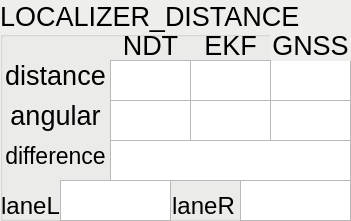
     <widget class="QGroupBox" name="gb2_localizer">
      <property name="enabled">
       <bool>true</bool>
      </property>
      <property name="geometry">
       <rect>
        <x>330</x>
        <y>0</y>
        <width>351</width>
        <height>221</height>
       </rect>
      </property>
      <property name="palette">
       <palette>
        <active>
         <colorrole role="Base">
          <brush brushstyle="SolidPattern">
           <color alpha="255">
            <red>255</red>
            <green>255</green>
            <blue>255</blue>
           </color>
          </brush>
         </colorrole>
         <colorrole role="Window">
          <brush brushstyle="SolidPattern">
           <color alpha="255">
            <red>238</red>
            <green>238</green>
            <blue>236</blue>
           </color>
          </brush>
         </colorrole>
        </active>
        <inactive>
         <colorrole role="Base">
          <brush brushstyle="SolidPattern">
           <color alpha="255">
            <red>255</red>
            <green>255</green>
            <blue>255</blue>
           </color>
          </brush>
         </colorrole>
         <colorrole role="Window">
          <brush brushstyle="SolidPattern">
           <color alpha="255">
            <red>238</red>
            <green>238</green>
            <blue>236</blue>
           </color>
          </brush>
         </colorrole>
        </inactive>
        <disabled>
         <colorrole role="Base">
          <brush brushstyle="SolidPattern">
           <color alpha="255">
            <red>238</red>
            <green>238</green>
            <blue>236</blue>
           </color>
          </brush>
         </colorrole>
         <colorrole role="Window">
          <brush brushstyle="SolidPattern">
           <color alpha="255">
            <red>238</red>
            <green>238</green>
            <blue>236</blue>
           </color>
          </brush>
         </colorrole>
        </disabled>
       </palette>
      </property>
      <property name="font">
       <font>
        <pointsize>20</pointsize>
       </font>
      </property>
      <property name="autoFillBackground">
       <bool>true</bool>
      </property>
      <property name="title">
       <string>LOCALIZER_DISTANCE</string>
      </property>
      <widget class="QLabel" name="lb2_angular">
       <property name="geometry">
        <rect>
         <x>0</x>
         <y>100</y>
         <width>111</width>
         <height>31</height>
        </rect>
       </property>
       <property name="font">
        <font>
         <pointsize>20</pointsize>
        </font>
       </property>
       <property name="text">
        <string>angular</string>
       </property>
       <property name="scaledContents">
        <bool>false</bool>
       </property>
       <property name="alignment">
        <set>Qt::AlignCenter</set>
       </property>
      </widget>
      <widget class="QLabel" name="lb2_ndt">
       <property name="geometry">
        <rect>
         <x>110</x>
         <y>30</y>
         <width>81</width>
         <height>31</height>
        </rect>
       </property>
       <property name="font">
        <font>
         <pointsize>20</pointsize>
        </font>
       </property>
       <property name="text">
        <string>NDT</string>
       </property>
       <property name="scaledContents">
        <bool>false</bool>
       </property>
       <property name="alignment">
        <set>Qt::AlignCenter</set>
       </property>
      </widget>
      <widget class="QTextEdit" name="tx2_gnss_distance">
       <property name="geometry">
        <rect>
         <x>270</x>
         <y>60</y>
         <width>81</width>
         <height>41</height>
        </rect>
       </property>
       <property name="font">
        <font>
         <pointsize>20</pointsize>
        </font>
       </property>
       <property name="autoFillBackground">
        <bool>true</bool>
       </property>
       <property name="lineWidth">
        <number>0</number>
       </property>
       <property name="verticalScrollBarPolicy">
        <enum>Qt::ScrollBarAlwaysOff</enum>
       </property>
       <property name="horizontalScrollBarPolicy">
        <enum>Qt::ScrollBarAlwaysOff</enum>
       </property>
       <property name="readOnly">
        <bool>true</bool>
       </property>
       <property name="textInteractionFlags">
        <set>Qt::TextSelectableByMouse</set>
       </property>
      </widget>
      <widget class="QTextEdit" name="tx2_ndt_angular">
       <property name="geometry">
        <rect>
         <x>110</x>
         <y>100</y>
         <width>81</width>
         <height>41</height>
        </rect>
       </property>
       <property name="font">
        <font>
         <pointsize>20</pointsize>
        </font>
       </property>
       <property name="autoFillBackground">
        <bool>true</bool>
       </property>
       <property name="lineWidth">
        <number>0</number>
       </property>
       <property name="verticalScrollBarPolicy">
        <enum>Qt::ScrollBarAlwaysOff</enum>
       </property>
       <property name="horizontalScrollBarPolicy">
        <enum>Qt::ScrollBarAlwaysOff</enum>
       </property>
       <property name="readOnly">
        <bool>true</bool>
       </property>
       <property name="textInteractionFlags">
        <set>Qt::TextSelectableByMouse</set>
       </property>
      </widget>
      <widget class="QTextEdit" name="tx2_ndt_distance">
       <property name="geometry">
        <rect>
         <x>110</x>
         <y>60</y>
         <width>81</width>
         <height>41</height>
        </rect>
       </property>
       <property name="font">
        <font>
         <pointsize>20</pointsize>
        </font>
       </property>
       <property name="autoFillBackground">
        <bool>true</bool>
       </property>
       <property name="lineWidth">
        <number>0</number>
       </property>
       <property name="verticalScrollBarPolicy">
        <enum>Qt::ScrollBarAlwaysOff</enum>
       </property>
       <property name="horizontalScrollBarPolicy">
        <enum>Qt::ScrollBarAlwaysOff</enum>
       </property>
       <property name="readOnly">
        <bool>true</bool>
       </property>
       <property name="textInteractionFlags">
        <set>Qt::TextSelectableByMouse</set>
       </property>
      </widget>
      <widget class="QLabel" name="lb2_distance">
       <property name="geometry">
        <rect>
         <x>0</x>
         <y>60</y>
         <width>111</width>
         <height>31</height>
        </rect>
       </property>
       <property name="font">
        <font>
         <pointsize>20</pointsize>
        </font>
       </property>
       <property name="text">
        <string>distance</string>
       </property>
       <property name="scaledContents">
        <bool>false</bool>
       </property>
       <property name="alignment">
        <set>Qt::AlignCenter</set>
       </property>
      </widget>
      <widget class="QLabel" name="lb2_gnss">
       <property name="geometry">
        <rect>
         <x>270</x>
         <y>30</y>
         <width>81</width>
         <height>31</height>
        </rect>
       </property>
       <property name="font">
        <font>
         <pointsize>20</pointsize>
        </font>
       </property>
       <property name="autoFillBackground">
        <bool>true</bool>
       </property>
       <property name="text">
        <string>GNSS</string>
       </property>
       <property name="scaledContents">
        <bool>false</bool>
       </property>
       <property name="alignment">
        <set>Qt::AlignCenter</set>
       </property>
      </widget>
      <widget class="QTextEdit" name="tx2_gnss_angular">
       <property name="geometry">
        <rect>
         <x>270</x>
         <y>100</y>
         <width>81</width>
         <height>41</height>
        </rect>
       </property>
       <property name="font">
        <font>
         <pointsize>20</pointsize>
        </font>
       </property>
       <property name="autoFillBackground">
        <bool>true</bool>
       </property>
       <property name="lineWidth">
        <number>0</number>
       </property>
       <property name="verticalScrollBarPolicy">
        <enum>Qt::ScrollBarAlwaysOff</enum>
       </property>
       <property name="horizontalScrollBarPolicy">
        <enum>Qt::ScrollBarAlwaysOff</enum>
       </property>
       <property name="readOnly">
        <bool>true</bool>
       </property>
       <property name="textInteractionFlags">
        <set>Qt::TextSelectableByMouse</set>
       </property>
      </widget>
      <widget class="QTextEdit" name="tx2_localizer_difference">
       <property name="geometry">
        <rect>
         <x>110</x>
         <y>140</y>
         <width>241</width>
         <height>41</height>
        </rect>
       </property>
       <property name="font">
        <font>
         <pointsize>20</pointsize>
        </font>
       </property>
       <property name="autoFillBackground">
        <bool>true</bool>
       </property>
       <property name="lineWidth">
        <number>0</number>
       </property>
       <property name="verticalScrollBarPolicy">
        <enum>Qt::ScrollBarAlwaysOff</enum>
       </property>
       <property name="horizontalScrollBarPolicy">
        <enum>Qt::ScrollBarAlwaysOff</enum>
       </property>
       <property name="readOnly">
        <bool>true</bool>
       </property>
       <property name="textInteractionFlags">
        <set>Qt::TextSelectableByMouse</set>
       </property>
      </widget>
      <widget class="QLabel" name="lb2_localizer_difference">
       <property name="geometry">
        <rect>
         <x>0</x>
         <y>140</y>
         <width>111</width>
         <height>31</height>
        </rect>
       </property>
       <property name="font">
        <font>
         <pointsize>17</pointsize>
        </font>
       </property>
       <property name="text">
        <string>difference</string>
       </property>
       <property name="scaledContents">
        <bool>false</bool>
       </property>
       <property name="alignment">
        <set>Qt::AlignCenter</set>
       </property>
      </widget>
      <widget class="QTextEdit" name="tx2_ekf_distance">
       <property name="geometry">
        <rect>
         <x>190</x>
         <y>60</y>
         <width>81</width>
         <height>41</height>
        </rect>
       </property>
       <property name="font">
        <font>
         <pointsize>20</pointsize>
        </font>
       </property>
       <property name="autoFillBackground">
        <bool>true</bool>
       </property>
       <property name="lineWidth">
        <number>0</number>
       </property>
       <property name="verticalScrollBarPolicy">
        <enum>Qt::ScrollBarAlwaysOff</enum>
       </property>
       <property name="horizontalScrollBarPolicy">
        <enum>Qt::ScrollBarAlwaysOff</enum>
       </property>
       <property name="readOnly">
        <bool>true</bool>
       </property>
       <property name="textInteractionFlags">
        <set>Qt::TextSelectableByMouse</set>
       </property>
      </widget>
      <widget class="QTextEdit" name="tx2_ekf_angular">
       <property name="geometry">
        <rect>
         <x>190</x>
         <y>100</y>
         <width>81</width>
         <height>41</height>
        </rect>
       </property>
       <property name="font">
        <font>
         <pointsize>20</pointsize>
        </font>
       </property>
       <property name="autoFillBackground">
        <bool>true</bool>
       </property>
       <property name="lineWidth">
        <number>0</number>
       </property>
       <property name="verticalScrollBarPolicy">
        <enum>Qt::ScrollBarAlwaysOff</enum>
       </property>
       <property name="horizontalScrollBarPolicy">
        <enum>Qt::ScrollBarAlwaysOff</enum>
       </property>
       <property name="readOnly">
        <bool>true</bool>
       </property>
       <property name="textInteractionFlags">
        <set>Qt::TextSelectableByMouse</set>
       </property>
      </widget>
      <widget class="QLabel" name="lb2_ekf">
       <property name="geometry">
        <rect>
         <x>190</x>
         <y>30</y>
         <width>81</width>
         <height>31</height>
        </rect>
       </property>
       <property name="font">
        <font>
         <pointsize>20</pointsize>
        </font>
       </property>
       <property name="text">
        <string>EKF</string>
       </property>
       <property name="scaledContents">
        <bool>false</bool>
       </property>
       <property name="alignment">
        <set>Qt::AlignCenter</set>
       </property>
      </widget>
      <widget class="QLabel" name="lb2_left_lane">
       <property name="geometry">
        <rect>
         <x>0</x>
         <y>190</y>
         <width>61</width>
         <height>31</height>
        </rect>
       </property>
       <property name="font">
        <font>
         <pointsize>18</pointsize>
        </font>
       </property>
       <property name="text">
        <string>laneL</string>
       </property>
       <property name="scaledContents">
        <bool>false</bool>
       </property>
       <property name="alignment">
        <set>Qt::AlignCenter</set>
       </property>
      </widget>
      <widget class="QTextEdit" name="tx2_left_lane">
       <property name="geometry">
        <rect>
         <x>60</x>
         <y>180</y>
         <width>111</width>
         <height>41</height>
        </rect>
       </property>
       <property name="font">
        <font>
         <pointsize>20</pointsize>
        </font>
       </property>
       <property name="autoFillBackground">
        <bool>true</bool>
       </property>
       <property name="lineWidth">
        <number>0</number>
       </property>
       <property name="verticalScrollBarPolicy">
        <enum>Qt::ScrollBarAlwaysOff</enum>
       </property>
       <property name="horizontalScrollBarPolicy">
        <enum>Qt::ScrollBarAlwaysOff</enum>
       </property>
       <property name="readOnly">
        <bool>true</bool>
       </property>
       <property name="textInteractionFlags">
        <set>Qt::TextSelectableByMouse</set>
       </property>
      </widget>
      <widget class="QLabel" name="lb2_right_lane">
       <property name="geometry">
        <rect>
         <x>173</x>
         <y>190</y>
         <width>61</width>
         <height>31</height>
        </rect>
       </property>
       <property name="font">
        <font>
         <pointsize>18</pointsize>
        </font>
       </property>
       <property name="text">
        <string>laneR</string>
       </property>
       <property name="scaledContents">
        <bool>false</bool>
       </property>
       <property name="alignment">
        <set>Qt::AlignCenter</set>
       </property>
      </widget>
      <widget class="QTextEdit" name="tx2_right_lane">
       <property name="geometry">
        <rect>
         <x>240</x>
         <y>180</y>
         <width>111</width>
         <height>41</height>
        </rect>
       </property>
       <property name="font">
        <font>
         <pointsize>20</pointsize>
        </font>
       </property>
       <property name="autoFillBackground">
        <bool>true</bool>
       </property>
       <property name="lineWidth">
        <number>0</number>
       </property>
       <property name="verticalScrollBarPolicy">
        <enum>Qt::ScrollBarAlwaysOff</enum>
       </property>
       <property name="horizontalScrollBarPolicy">
        <enum>Qt::ScrollBarAlwaysOff</enum>
       </property>
       <property name="readOnly">
        <bool>true</bool>
       </property>
       <property name="textInteractionFlags">
        <set>Qt::TextSelectableByMouse</set>
       </property>
      </widget>
     </widget>
